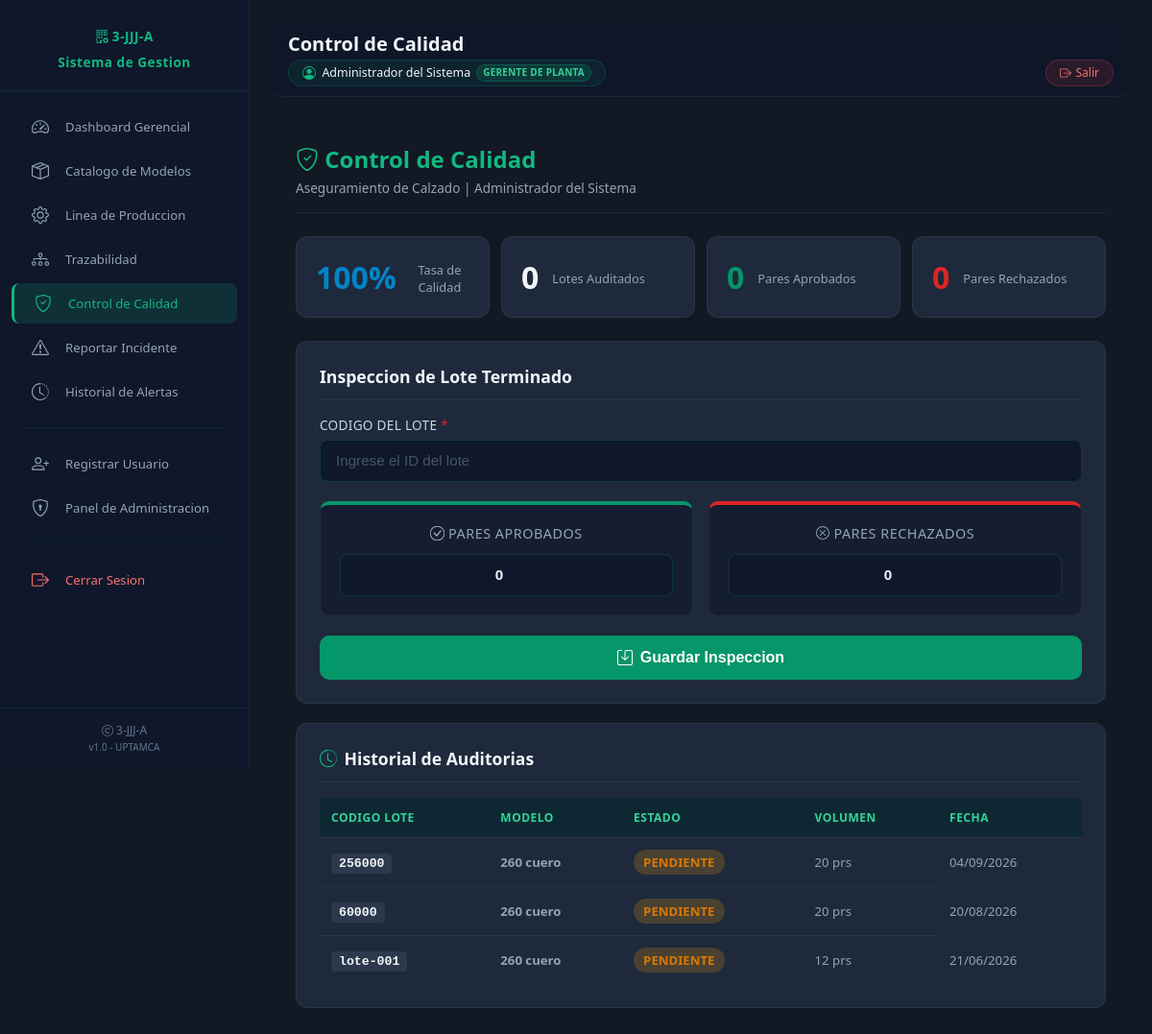
Screenshot of /calidad/ (signed in) with the database file from the repository.
### core/models.py (models this page shows, shortened)
class Usuario(AuditoriaMixin):
    id_usuario = models.CharField(max_length=50, primary_key=True)
    nombre_completo = models.CharField(max_length=150)
    contrasenia = models.CharField(max_length=128)
    rol = models.CharField(max_length=50, choices=ROLES_CHOICES, default=ROL_OPERARIO)
    is_active = models.BooleanField(default=True)
    is_staff = models.BooleanField(default=False)
    fecha_registro = models.DateTimeField(auto_now_add=True)
    etapa_asignada = models.ForeignKey(
        'Etapa',
        on_delete=models.SET_NULL,
        null=True,
        blank=True,
        related_name='usuarios_asignados',
        verbose_name='Etapa Asignada'
    )
    class Meta:
        verbose_name = 'Usuario'
        verbose_name_plural = 'Usuarios'
        ordering = ['-fecha_registro']

class LoteProduccion(AuditoriaMixin):
    id_lote = models.CharField(max_length=50, primary_key=True)
    cant_solicitada = models.IntegerField()
    estado_actual = models.CharField(max_length=50, default='PENDIENTE')
    id_modelo = models.ForeignKey(Modelo, on_delete=models.CASCADE, db_column='id_modelo')
    class Meta:
        verbose_name = 'Lote de Produccion'
        verbose_name_plural = 'Lotes de Produccion'

class Modelo(AuditoriaMixin):
    id_modelo = models.CharField(max_length=50, primary_key=True)
    nombre = models.CharField(max_length=100)
    materiales = models.ManyToManyField(Material, through='MaterialModelo')
    fecha_registro = models.DateTimeField(auto_now_add=True)
    class Meta:
        verbose_name = 'Modelo de Calzado'
        verbose_name_plural = 'Modelos de Calzado'

### core/views.py (the view, shortened to what this page needs)
# urls.py: path('calidad/', views.calidad_view, name='calidad'),
def calidad_view(request):
    usuario = get_usuario_sesion(request)
    if not usuario:
        messages.error(request, 'Debe iniciar sesion para acceder.')
        return redirect('core:login')
    if tiene_password_temporal(usuario.id_usuario):
        return redirect('core:cambiar_password_temporal')
    es_admin = usuario.is_staff
    es_operario_calidad = (
        usuario.rol == ROL_OPERARIO and
        usuario.etapa_asignada and
        usuario.etapa_asignada.nombre_etapa.lower() == 'calidad'
    )
    if not (es_admin or es_operario_calidad):
        return render(request, 'errors/403.html', status=403)
    request.usuario_actual = usuario
    datos = obtener_datos_calidad()
    contexto = {
        'usuario': request.usuario_actual,
        'lotes': datos['lotes'],
        'total_auditados': datos['total_auditados'],
        'total_aprobados': datos['total_aprobados'],
        'total_rechazados': datos['total_rechazados'],
        'tasa_calidad': datos['tasa_calidad'],
    }
    return render(request, 'calidad/calidad.html', contexto)

### templates/calidad/calidad.html (shortened to what this page needs)
{% extends 'base.html' %}
{% load static %}
{% block page_title %}Control de Calidad{% endblock %}
{% block content %}
<div class="page-calidad">
    <div class="calidad-container">
        <div class="calidad-header">
            <div>
                <h1><i class="bi bi-shield-check"></i> Control de Calidad</h1>
                <p style="color: #94a3b8; margin: 4px 0 0 0; font-size: 0.85rem;">
                    Aseguramiento de Calzado | {{ usuario.nombre_completo }}
                </p>
            </div>
        </div>
        <div class="stats-grid">
            <div class="stat-card">
                <div class="stat-value blue">{{ tasa_calidad }}%</div>
                <div class="stat-label">Tasa de Calidad</div>
            </div>
            <div class="stat-card">
                <div class="stat-value">{{ total_auditados }}</div>
                <div class="stat-label">Lotes Auditados</div>
            </div>
            <div class="stat-card">
                <div class="stat-value green">{{ total_aprobados }}</div>
                <div class="stat-label">Pares Aprobados</div>
            </div>
            <div class="stat-card">
                <div class="stat-value red">{{ total_rechazados }}</div>
                <div class="stat-label">Pares Rechazados</div>
            </div>
        </div>
        <div class="card">
            <h2>Inspeccion de Lote Terminado</h2>
            <form method="post">
                <div class="form-group">
                    <label for="lote-id" class="required">Codigo del Lote</label>
                    <input type="text" name="lote_id" id="lote-id" class="form-control-dark"
                           placeholder="Ingrese el ID del lote" required>
                </div>
                <div class="counters-grid">
                    <div class="counter-box approved">
                        <label><i class="bi bi-check-circle"></i> Pares Aprobados</label>
                        <input type="number" name="pares_aprobados" class="form-control-dark input-counter" value="0" min="0">
                    </div>
                    <div class="counter-box rejected">
                        <label><i class="bi bi-x-circle"></i> Pares Rechazados</label>
                        <input type="number" name="pares_rechazados" class="form-control-dark input-counter" value="0" min="0">
                    </div>
                </div>
                <button type="submit" class="btn-submit">
                    <i class="bi bi-save"></i> Guardar Inspeccion
                </button>
            </form>
        </div>
        <div class="card">
            <h2><i class="bi bi-clock-history"></i> Historial de Auditorias</h2>
            <div style="overflow-x: auto;">
                <table class="data-table">
                    <thead>
                        <tr>
                            <th>Codigo Lote</th>
                            <th>Modelo</th>
                            <th>Estado</th>
                            <th>Volumen</th>
                            <th>Fecha</th>
                        </tr>
                    </thead>
                    <tbody>
                        {% for lote in lotes %}
                        <tr>
                            <td><span class="lote-badge">{{ lote.id_lote }}</span></td>
                            <td><strong>{{ lote.id_modelo.nombre }}</strong></td>
                            <td>
                                {% if lote.estado_actual == 'APROBADO' %}
                                    <span class="yield-badge yield-good">{{ lote.estado_actual }}</span>
                                {% elif lote.estado_actual == 'RECHAZADO' %}
                                    <span class="yield-badge yield-bad">{{ lote.estado_actual }}</span>
                                {% else %}
                                    <span class="yield-badge yield-pending">{{ lote.estado_actual }}</span>
                                {% endif %}
                            </td>
                            <td>{{ lote.cant_solicitada }} prs</td>
                            <td>{{ lote.fecha_creacion|date:"d/m/Y" }}</td>
                        </tr>
                        {% endfor %}
                    </tbody>
                </table>
            </div>
        </div>
    </div>
</div>
{% endblock %}

### templates/base.html (shortened to what this page needs)
{% load static %}
<!DOCTYPE html>
<html lang="es">
<head>
    <link rel="stylesheet" href="{% static 'css/custom.css' %}">
    <link rel="stylesheet" href="{% static 'css/responsive.css' %}">
    <link rel="stylesheet" href="{% static 'css/3jjja-icons-mask.css' %}">
    <link rel="stylesheet" href="{% static 'css/app.css' %}"></head>
<body>
    <nav class="sidebar" id="sidebar">
        <div class="sidebar-header">
            <div class="sidebar-brand" style="display:none;">
                <i class="bi bi-building-gear"></i> 3-JJJ-A
            </div>
            <div class="sidebar-brand">
                Sistema de Gestion
            </div>
        </div>
        <ul class="sidebar-nav">
            {% if usuario.rol in "GERENTE,SUBGERENTE" or usuario.is_staff %}
            <li class="{% if request.resolver_match.url_name == 'dashboard' %}active{% endif %}">
                <a href="{% url 'core:dashboard' %}">
                    <i class="bi bi-speedometer2"></i>
                    Dashboard Gerencial
                </a>
            </li>
            {% endif %}
            {% if usuario.rol in "GERENTE,SUBGERENTE" or usuario.is_staff %}
            <li class="{% if 'catalogo' in request.resolver_match.url_name %}active{% endif %}">
                <a href="{% url 'core:catalogo_modelos' %}">
                    <i class="bi bi-box-seam"></i>
                    Catalogo de Modelos
                </a>
            </li>
            {% endif %}
            {% if usuario.rol in "DIRECTOR_PRODUCCION,DIRECTOR_DESPACHO" or usuario.is_staff %}
            <li class="{% if request.resolver_match.url_name == 'configuracion' %}active{% endif %}">
                <a href="{% url 'core:configuracion' %}">
                    <i class="bi bi-gear"></i>
                    Linea de Produccion
                </a>
            </li>
            {% endif %}
            {% if usuario.rol == 'DIRECTOR_PRODUCCION' or usuario.is_staff %}
            <li class="{% if request.resolver_match.url_name == 'trazabilidad' %}active{% endif %}">
                <a href="{% url 'core:trazabilidad' %}">
                    <i class="bi bi-diagram-3"></i>
                    Trazabilidad
                </a>
            </li>
            {% endif %}
            {% if usuario.is_staff or usuario.etapa_asignada and usuario.etapa_asignada.nombre_etapa|lower == 'calidad' %}
            <li class="{% if request.resolver_match.url_name == 'calidad' %}active{% endif %}">
                <a href="{% url 'core:calidad' %}">
                    <i class="bi bi-shield-check"></i>
                    Control de Calidad
                </a>
            </li>
            {% endif %}
            {% if usuario %}
            <li class="{% if request.resolver_match.url_name == 'reportar_incidente' %}active{% endif %}">
                <a href="{% url 'core:reportar_incidente' %}">
                    <i class="bi bi-exclamation-triangle"></i>
                    Reportar Incidente
                </a>
            </li>
            {% endif %}
            {% if usuario.rol in "GERENTE,SUBGERENTE" or usuario.is_staff %}
            <li class="{% if request.resolver_match.url_name == 'historial_incidentes' %}active{% endif %}">
                <a href="{% url 'core:historial_incidentes' %}">
                    <i class="bi bi-clock-history"></i>
                    Historial de Alertas
                </a>
            </li>
            {% endif %}
            <li style="margin: 16px 12px; border-top: 1px solid rgba(16, 185, 129, 0.1); list-style: none;"></li>
            {% if usuario.is_staff %}
            <li class="{% if request.resolver_match.url_name == 'registro' %}active{% endif %}">
                <a href="{% url 'core:registro' %}">
                    <i class="bi bi-person-plus"></i>
                    Registrar Usuario
                </a>
            </li>
            {% endif %}
            {% if usuario.is_staff %}
            <li class="{% if request.resolver_match.url_name == 'panel_admin' %}active{% endif %}">
                <a href="{% url 'core:panel_admin' %}">
                    <i class="bi bi-shield-lock"></i>
                    Panel de Administracion
                </a>
            </li>
            {% endif %}
            <li style="margin: 16px 12px; border-top: 1px solid rgba(16, 185, 129, 0.1); list-style: none;"></li>
            <li>
                <a href="{% url 'core:logout' %}" style="color: #f87171;">
                    <i class="bi bi-box-arrow-right"></i>
                    Cerrar Sesion
                </a>
            </li>
        </ul>
        <div class="sidebar-footer">
            <i class="bi bi-c-circle"></i> 3-JJJ-A<br>
            <small>v1.0 - UPTAMCA</small>
        </div>
    </nav>
    <main class="main-content">
        <div class="topbar">
            <div class="topbar-inner">
                <div class="topbar-title">
                    {% block page_title %}Dashboard{% endblock %}
                </div>
                <div class="topbar-user">
                    <div class="user-badge-chip" title="{{ usuario.nombre_completo|default:usuario.id_usuario }} - {{ usuario.get_rol_display|default:"Usuario" }}">
                        <i class="bi bi-person-circle"></i>
                        <span class="user-name">{{ usuario.nombre_completo|default:usuario.id_usuario }}</span>
                        <span class="user-role-pill user-role-full">{{ usuario.get_rol_display|default:"Usuario" }}</span>
                    </div>
                    <a href="{% url 'core:logout' %}" class="btn-logout-chip" title="Cerrar Sesion">
                        <i class="bi bi-box-arrow-right"></i>
                        <span class="logout-text">Salir</span>
                    </a>
                </div>
            </div>
        </div>
        {% block content %}{% endblock %}
    </main>
</body>
</html>

### rows the page displays
Usuario: nombre_completo "Administrador del Sistema", rol "GERENTE DE PLANTA"
LoteProduccion: id_lote "256000", id_modelo.nombre "260 cuero", estado_actual "PENDIENTE", cant_solicitada "20", fecha_creacion "04/09/2026"
LoteProduccion: id_lote "60000", id_modelo.nombre "260 cuero", estado_actual "PENDIENTE", cant_solicitada "20", fecha_creacion "20/08/2026"
LoteProduccion: id_lote "lote-001", id_modelo.nombre "260 cuero", estado_actual "PENDIENTE", cant_solicitada "12", fecha_creacion "21/06/2026"

### other values shown
{{ tasa_calidad }} "100"
{{ total_auditados }} "0"
{{ total_aprobados }} "0"
{{ total_rechazados }} "0"
